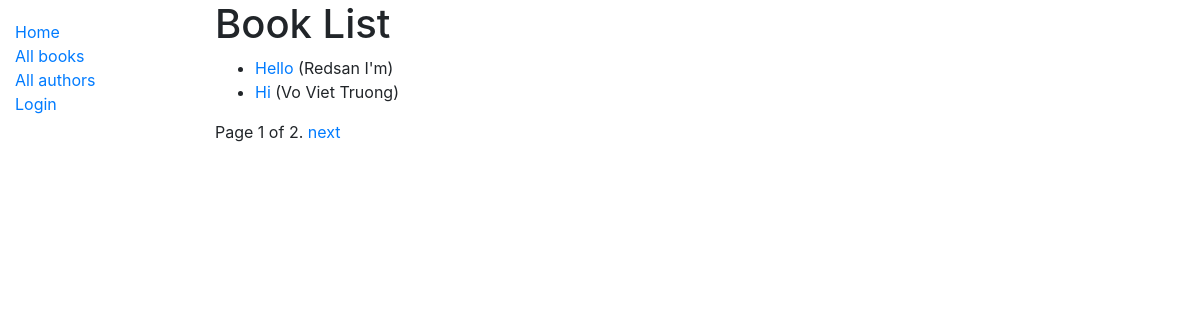
/catalog/books/, run on the app's committed database.
### catalog/models.py (models this page shows, shortened)
class Book(models.Model):
    title = models.CharField(max_length=200, help_text=_("Enter the title of the book"))
    author = models.ForeignKey(
        "Author",
        on_delete=models.SET_NULL,
        null=True,
        help_text=_("Select the author of the book"),
    )
    summary = models.TextField(
        max_length=1000, help_text=_("Enter a brief description of the book")
    )
    isbn = models.CharField(
        "ISBN",
        max_length=13,
        unique=True,
        help_text=_(
            'Enter the 13-character ISBN number of the book. See <a href="https://www.isbn-international.org/content/what-isbn">ISBN information</a> for more details.'
        ),
    )
    genre = models.ManyToManyField(
        Genre, help_text=_("Select one or more genres for this book")
    )
    def get_absolute_url(self):
        return reverse("book-detail", args=[str(self.id)])
    def display_genre(self):
        return ", ".join(genre.name for genre in self.genre.all()[:3])
    display_genre.short_description = _("Genre")

class Author(models.Model):
    first_name = models.CharField(
        _("Firstname"),max_length=100, help_text=_("Enter the author's first name")
    )
    last_name = models.CharField(
        _("Lastname"),max_length=100, help_text=_("Enter the author's last name")
    )
    date_of_birth = models.DateField(
        _("Date of birth"),null=True, blank=True, help_text=_("Enter the author's date of birth")
    )
    date_of_death = models.DateField(
        _("Died"),
        null=True,
        blank=True,
        help_text=_("Enter the author's date of death, if applicable"),
    )
    class Meta:
        ordering = ["last_name", "first_name"]
    def __str__(self) -> str:
        return f"{self.last_name} {self.first_name}"

### catalog/views.py (the view)
# urls.py: path("books/", views.BookListView.as_view(), name="books"),
class BookListView(generic.ListView):
    model = Book
    paginate_by = ITEMS_PER_PAGE_BOOKLIST
    context_object_name = "my_book_list"
    template_name = "catalog/book_list.html"
    def get_queryset(self):
        return super().get_queryset().order_by("title")
    def get_context_data(self, **kwargs):
        context = super(BookListView, self).get_context_data(**kwargs)
        context["some_data"] = "This is just some data"
        return context

### catalog/templates/catalog/book_list.html
{% extends "base_generic.html" %} {% load i18n %} {% block content %}
<h1>{% trans "Book List" %}</h1>
{% if my_book_list %}
<ul>
  {% for book in my_book_list %}
  <li>
    <a href="{{ book.get_absolute_url }}">{{ book.title }}</a> ({{book.author}})
  </li>
  {% endfor %}
</ul>
{% else %}
<p>{% trans "There are no books in the library." %}</p>
{% endif %} {% endblock %}

### data on the page
Book: title "Hello", author "Redsan I'm"
Book: title "Hi", author "Vo Viet Truong"

### other printed values
{{ page_obj.number }} "1"
{{ page_obj.paginator.num_pages }} "2"
